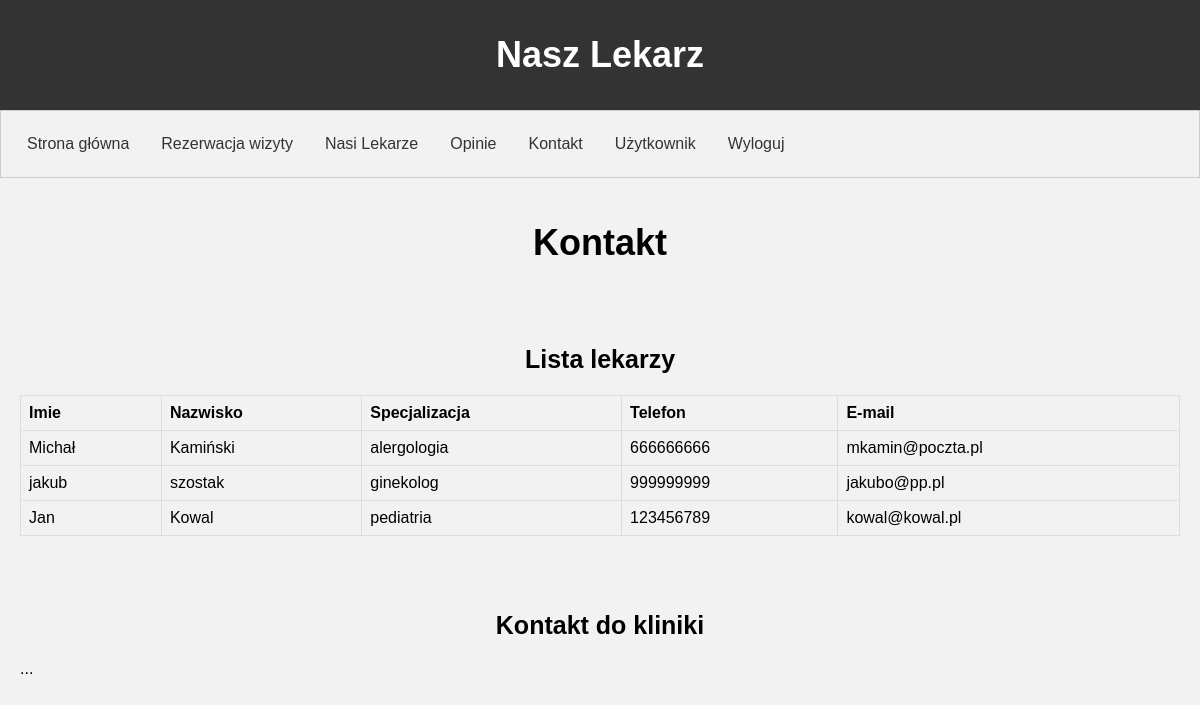
Screenshot of /kontakt.php (signed in) with the database file from the repository.
### tables this page shows
CREATE TABLE `lekarze` (
  `id` int(11) NOT NULL,
  `imie` varchar(30) NOT NULL,
  `nazwisko` varchar(30) NOT NULL,
  `specjalizacja` varchar(30) NOT NULL,
  `telefon` int(6) NOT NULL,
  `e-mail` varchar(30) NOT NULL
);

### kontakt.php (the view, shortened to what this page needs)
<!DOCTYPE html>
<html>
  <head>
    <link rel="stylesheet" type="text/css" href="style.css">
  </head>
  <body>
    <header>
      <h1>Nasz Lekarz</h1>
    </header>
    <nav>
      <ul>
        <li><a href="index.php">Strona główna</a></li>
        <li><a href="rezerwacje.php">Rezerwacja wizyty</a></li>
        <li><a href="NasiLekarze.php">Nasi Lekarze</a></li>
        <li><a href="opinie.php">Opinie</a></li>
        <li><a href="kontakt.php">Kontakt</a></li>
        <li><a href='user.php'>Użytkownik</a></li>
        <li><a href="wyloguj.php">Wyloguj</a></li>
      </ul>
    </nav>
    <?php
	include 'connect.php';
    ?>
    <main>
      <h1>Kontakt </h1>
	  <br><br>
	  <h2>Lista lekarzy</h2>
      <?php
      include 'connect.php';
    	$query = mysqli_query($con, "SELECT * FROM lekarze");
        if (mysqli_num_rows($query) > 0) {
    	echo'<table>';
    	echo"<tr>";
    		echo"<th>Imie</th>";
    		echo"<th>Nazwisko</th>";
        echo"<th>Specjalizacja</th>";
        echo"<th>Telefon</th>";
        echo"<th>E-mail</th>";
    	echo"</tr>";
    	while($row = mysqli_fetch_assoc($query)) {
    		echo "<tr>";
    		echo "<td>" .  $row["imie"] . "</td>";
    		echo "<td>" .  $row["nazwisko"] . "</td>";
        echo "<td>" .  $row["specjalizacja"] . "</td>";
        echo "<td>" .  $row["telefon"] . "</td>";
        echo "<td>" .  $row["e-mail"] . "</td>";
    		echo "</tr>";
      }
    	echo"</table>";
    	 }
      ?>
      <br><br><br>
	  <h2>Kontakt do kliniki</h2>
	  ...
    </main>
  </body>
</html>

### connect.php (shortened to what this page needs)
<html>
<body>
</body>
</html>

### style.css (style rules this page uses)
body { font-family: Arial, sans-serif; margin: 0; padding: 0; background-color: #f2f2f2; }
header { background-color: #333; color: #fff; padding: 10px; text-align: center; }
nav { background-color: #f2f2f2; border: 1px solid #ccc; padding: 10px; }
ul { list-style-type: none; margin: 0; padding: 0; overflow: hidden; }
li { float: left; }
li a { display: block; color: #333; text-align: center; padding: 14px 16px; text-decoration: none; }
main { padding: 20px; }
h1 { text-align: center; font-size: 36px; }
h2 { text-align: center; font-size: 25px; }
table { width: 100%; border-collapse: collapse; margin-top: 20px; text-align: center; }
th, td { text-align: left; padding: 8px; border: 1px solid #ddd; }
tr:nth-child(even) { background-color: #f2f2f2; }

### rows the page displays
lekarze: imie "Michał", nazwisko "Kamiński", specjalizacja "alergologia", telefon "666666666", value "mkamin@poczta.pl"
lekarze: imie "jakub", nazwisko "szostak", specjalizacja "ginekolog", telefon "999999999", value "jakubo@pp.pl"
lekarze: imie "Jan", nazwisko "Kowal", specjalizacja "pediatria", telefon "123456789", value "kowal@kowal.pl"
